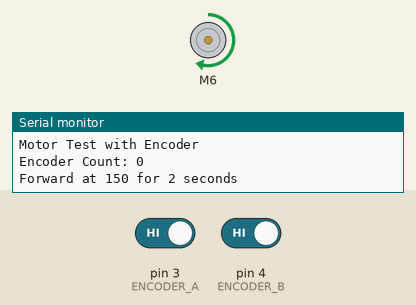
Recording of a sketch running on a simulated Arduino Uno, built with avr-gcc and run on an emulated ATmega328P. On the bench: DC motor (green arrow = forward, orange = backward, longer = faster), the last lines printed to the serial monitor. The test bench sets the inputs (shaded band); at power-on: pin 3 (ENCODER_A) HIGH, pin 4 (ENCODER_B) HIGH.

Above: at 1.0 s.
At 8.2 s:
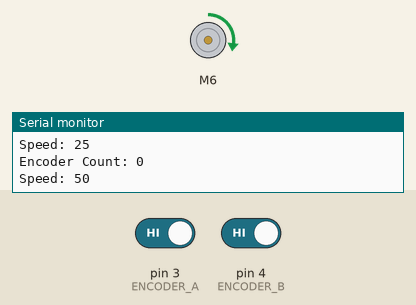
At 13.7 s:
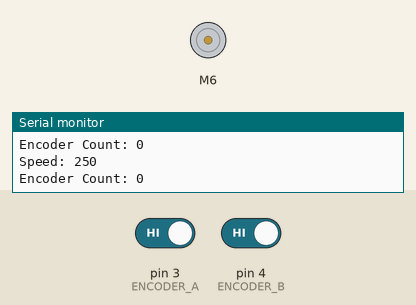
At 27.0 s:
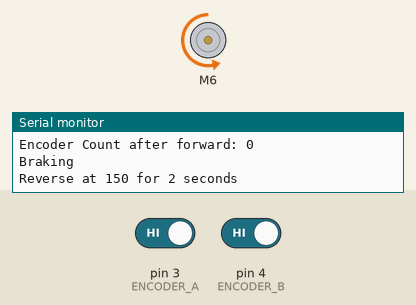
Timing chart, 0 to 29.9 s (numbered marks = the images above):
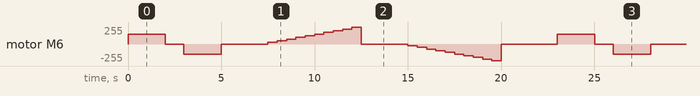

The sketch:

motor_test.ino
```cpp
/******************************************************************************
TestRun.ino - Single Motor with Encoder
TB6612FNG H-Bridge Motor Driver Example code

Connections:
TB6612FNG:
- AIN1 -> D6
- AIN2 -> D5
- PWMA -> D8
- STBY -> D7
- VM -> Motor power (6V)
- VCC -> Arduino 3V3
- GND -> Arduino GND

Encoder:
- Channel A -> D3 (with interrupt)
- Channel B -> D4

******************************************************************************/

#include <SparkFun_TB6612.h>

// Motor control pins
#define AIN1 6
#define AIN2 5
#define PWMA 8
#define STBY 7

// Encoder pins
#define ENCODER_A 3
#define ENCODER_B 4

// Encoder variables
volatile long encoderCount = 0;
bool lastEncA = 0;
bool lastEncB = 0;

// Motor configuration
const int offsetA = 1; // Change to -1 if motor direction is reversed

Motor motor1 = Motor(AIN1, AIN2, PWMA, offsetA, STBY);

void setup()
{
  Serial.begin(115200);
  Serial.println("Motor Test with Encoder");

  // Setup encoder pins
  pinMode(ENCODER_A, INPUT_PULLUP);
  pinMode(ENCODER_B, INPUT_PULLUP);

  // Attach interrupt for encoder channel A
  attachInterrupt(digitalPinToInterrupt(ENCODER_A), updateEncoder, CHANGE);

  // Read initial encoder states
  lastEncA = digitalRead(ENCODER_A);
  lastEncB = digitalRead(ENCODER_B);
}

void loop()
{
  Serial.print("Encoder Count: ");
  Serial.println(encoderCount);

  // Test 1: Forward
  Serial.println("Forward at 150 for 2 seconds");
  motor1.drive(150);
  delay(2000);

  Serial.print("Encoder Count after forward: ");
  Serial.println(encoderCount);

  // Test 2: Brake
  Serial.println("Braking");
  motor1.brake();
  delay(1000);

  // Test 3: Reverse
  Serial.println("Reverse at 150 for 2 seconds");
  motor1.drive(-150);
  delay(2000);

  Serial.print("Encoder Count after reverse: ");
  Serial.println(encoderCount);

  // Test 4: Stop
  Serial.println("Stopping");
  motor1.brake();
  delay(2000);

  // Test 5: Variable speed test
  for(int speed = 0; speed <= 255; speed += 25) {
    Serial.print("Speed: ");
    Serial.println(speed);
    motor1.drive(speed);
    delay(500);
    Serial.print("Encoder Count: ");
    Serial.println(encoderCount);
  }

  motor1.brake();
  delay(2000);

  // Test 6: Negative speed (reverse)
  for(int speed = 0; speed >= -255; speed -= 25) {
    Serial.print("Speed: ");
    Serial.println(speed);
    motor1.drive(speed);
    delay(500);
    Serial.print("Encoder Count: ");
    Serial.println(encoderCount);
  }

  motor1.brake();
  delay(3000);

  // Reset encoder for next cycle
  encoderCount = 0;
  Serial.println("Reset encoder count");
}

// Encoder interrupt service routine
void updateEncoder() {
  bool encA = digitalRead(ENCODER_A);
  bool encB = digitalRead(ENCODER_B);

  // Determine direction based on quadrature encoding
  if (encA != lastEncA) {
    if (encA != encB) {
      encoderCount++;
    } else {
      encoderCount--;
    }
  } else if (encB != lastEncB) {
    if (encA == encB) {
      encoderCount++;
    } else {
      encoderCount--;
    }
  }

  lastEncA = encA;
  lastEncB = encB;
}
```
